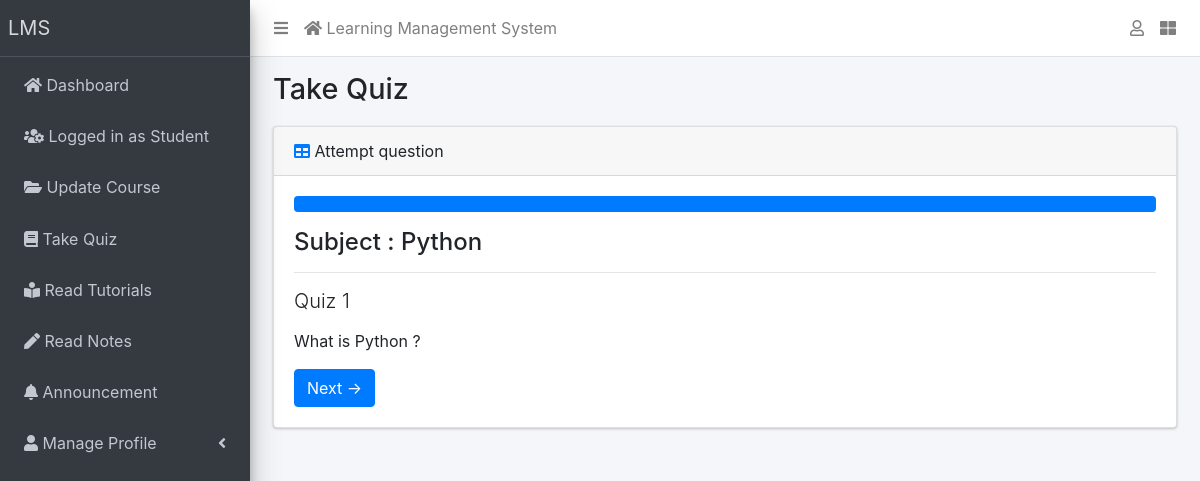
Page /quiz/1/attempt/ (signed in) on the committed database.
### e_learn/models.py (models this page shows, shortened)
class Course(models.Model):
    title = models.CharField(_("Title"), max_length=150, unique=True)
    color = models.CharField(_("Color Code"), max_length=7, default="#007bff")
    created_on = models.DateTimeField(auto_now_add=True)
    updated_on = models.DateTimeField(auto_now=True)
    class Meta:
        verbose_name = 'Course'
        verbose_name_plural = 'Courses'

class Quiz(models.Model):
    user = models.ForeignKey(User, on_delete=models.CASCADE, related_name="quizzes")
    course = models.ForeignKey(Course, on_delete=models.CASCADE, related_name="quizzes")
    title = models.CharField(_("Title"), max_length=255)
    created_on = models.DateTimeField(auto_now_add=True)
    updated_on = models.DateTimeField(auto_now=True)
    class Meta:
        verbose_name = 'Quiz'
        verbose_name_plural = 'Quizzes'

class Question(models.Model):
    quiz = models.ForeignKey(Quiz, on_delete=models.CASCADE, related_name="questions")
    question_text = models.CharField(_("Question"), max_length=255)
    created_on = models.DateTimeField(auto_now_add=True)
    updated_on = models.DateTimeField(auto_now=True)
    def __str__(self):
        return f'{self.question_text} - {self.quiz.title}'
    class Meta:
        verbose_name = 'Question'
        verbose_name_plural = 'Question'

### e_learn/views.py (the view)
# urls.py: path('quiz/<int:id>/attempt/', views.take_quiz, name='take_quiz'),
def take_quiz(request, id):
    quiz = get_object_or_404(Quiz, pk=id)
    student = request.user.student
    if student.quizzes.filter(pk=id).exists():
        print("Strong__")
        return render(request, 'e_learn/student/quiz_taken.html')
    total_questions = quiz.questions.count()
    unanswered_questions = student.get_unanswered_questions(quiz)
    total_unanswered_questions = unanswered_questions.count()
    progress = 100 - round(((total_unanswered_questions - 1) / total_questions) * 100)
    question = unanswered_questions.first()
    if request.method == 'POST':
        form = TakeQuizForm(question=question, data=request.POST)
        if form.is_valid():
            with transaction.atomic():
                student_answer = form.save(commit=False)
                student_answer.student = student
                student_answer.save()
                if student.get_unanswered_questions(quiz).exists():
                    return redirect('take_quiz', id)
                else:
                    correct_answers = student.quiz_answers.filter(answer__question__quiz=quiz, answer__is_correct=True).count()
                    score = round((correct_answers / total_questions) * 100.0, 2)
                    TakenQuiz.objects.create(student=student, quiz=quiz, score=score)
                    if score < 50.0:
                        messages.warning(request, 'Better luck next time! Your score for the quiz %s was %s.' % (quiz.title, score))
                    else:
                        messages.success(request, 'Congratulations! You completed the quiz %s with success! You scored %s points.' % (quiz.title, score))
                    return redirect('active_quiz')
    else:
        form = TakeQuizForm(question=question)
        print("form : ", form)
    return render(request, 'e_learn/student/quiz_take.html', {
        'subject' : quiz.course.title,
        'quiz': quiz,
        'question': question,
        'form': form,
        'progress': progress,
    })

### e_learn/models.py (called while the page is built)
    def get_unanswered_questions(self, quiz):
        answered_questions = self.quiz_answers.filter(answer__question__quiz=quiz).values_list('answer__question__pk', flat=True)
        print("answered_questions : ", answered_questions)
        questions = quiz.questions.exclude(pk__in=answered_questions).order_by('question_text')
        print("questions : ", questions)
        return questions

### e_learn/templates/e_learn/student/quiz_take.html (shortened to what this page needs)
{% extends 'e_learn/base.html' %}
{% load crispy_forms_tags %}
{% block title %}
    <h1>Take Quiz</h1>
{% endblock title %}
{% block card_header %}
<div class='card-header'>
    <i class="fas fa-table text-primary"></i>
    <span>Attempt question</span>
</div>
{% endblock card_header %}
{% block content %}
<div class="progress mb-3">
    <div class="progress-bar" role="progressbar" aria-valuenow="{{ progress }}" aria-valuemin="0" aria-valuemax="100" style="width: {{ progress }}%"></div>
</div>
<h4>Subject : {{subject}}</h4>
<hr>
<h5 class="mb-3 lead">{{ quiz.title }}</h5>
<p>{{ question.question_text }}</p>
{% if form %}
    <form method="POST" novalidate>
    <button type="submit" class="btn btn-primary">Next →</button>
    </form>
{% else %}
    <p>Answers not available</p>
{% endif %}
{% endblock content %}

### rows in the picture
Course: title "Python"
Quiz: title "Quiz 1"
Question: question_text "What is Python ?"

### other values in the picture
{{ school_name | default:"LMS" }} "LMS"
